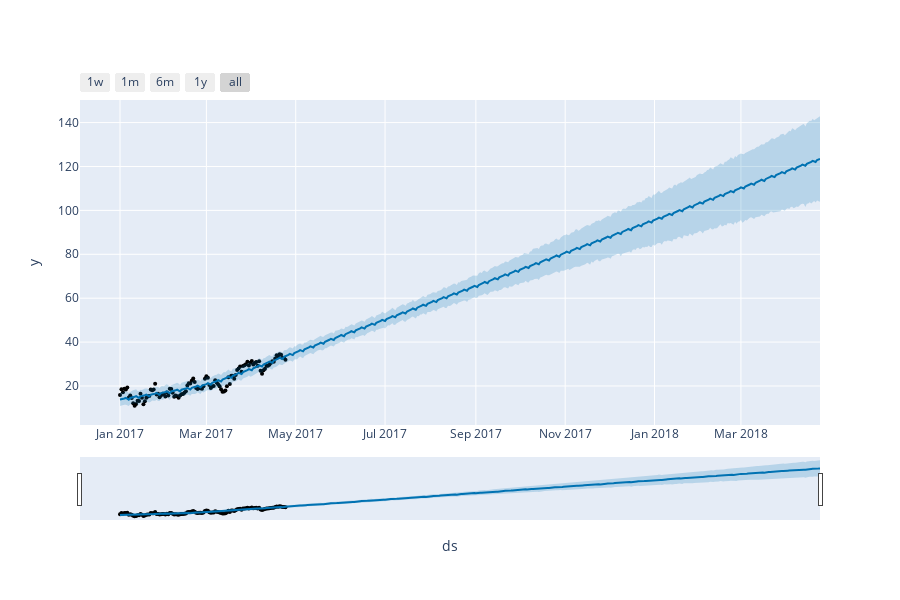

Notebook source saved alongside this figure:
### Code cell
from prophet import Prophet
from prophet.plot import plot_plotly, plot_components_plotly
model = Prophet()
model.fit(forecast_data)
forecast = model.make_future_dataframe(periods=365)
prediction = model.predict(forecast)
plot_plotly(model, prediction)
